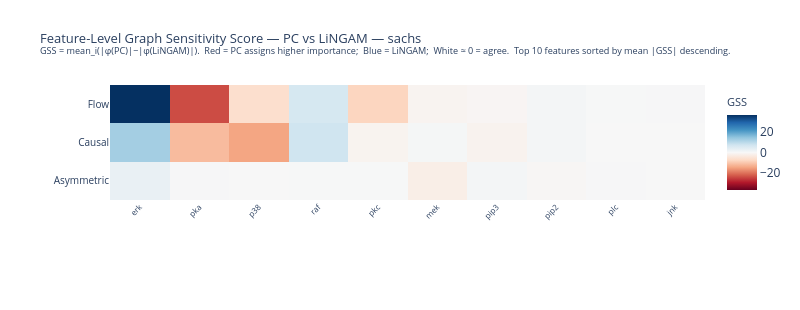
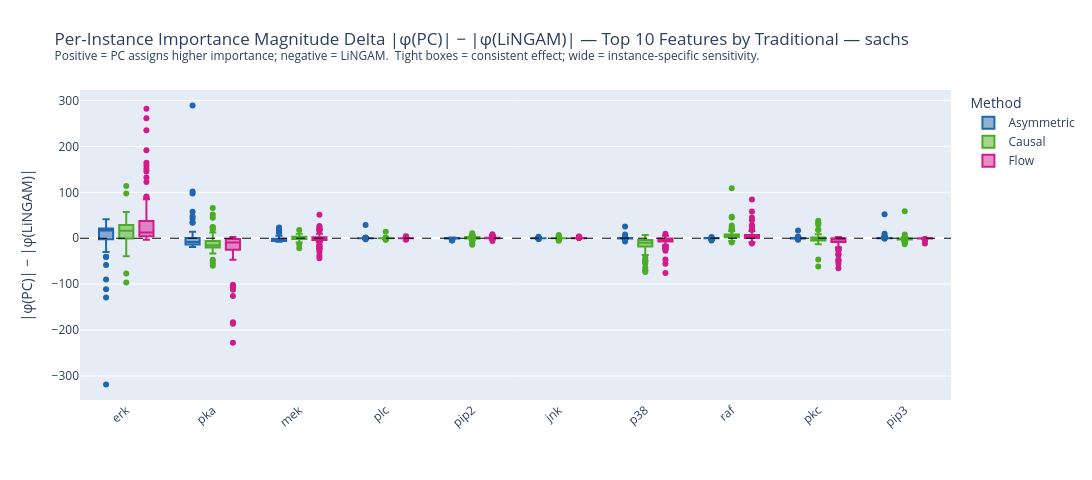

Notebook cell for these charts, in order:
### Markdown cell above
### 9.2. Graph Sensitivity Score (GSS)

$$\text{GSS}(m,f) = \text{mean}_i\bigl(|\varphi^{(m,\text{PC})}_{i,f}| - |\varphi^{(m,\text{LiNGAM})}_{i,f}|\bigr)$$

Signed: **positive** = PC assigns higher importance; **negative** = LiNGAM assigns higher; **≈0** = both agree.

### Code cell
CAUSAL_METHOD_PAIRS = [
    ('Asymmetric', 'Asymmetric (PC)',  'Asymmetric (LiNGAM)'),
    ('Causal',     'Causal (PC)',      'Causal (LiNGAM)'),
    ('Flow',       'Flow (PC)',        'Flow (LiNGAM)'),
]

feat_delta = {}
gss_feat   = {}
for label, pc_key, lingam_key in CAUSAL_METHOD_PAIRS:
    if pc_key not in shap_data or lingam_key not in shap_data:
        continue
    abs_pc             = np.abs(shap_data[pc_key])
    abs_lingam         = np.abs(shap_data[lingam_key])
    feat_delta[label]  = abs_pc - abs_lingam
    gss_feat[label]    = feat_delta[label].mean(axis=0)

for label in BASE_METHODS:
    if label not in gss_feat:
        continue
    g = gss_feat[label]
    print(f'{label}: mean GSS = {np.mean(g):.4f}  min = {np.min(g):.4f}  max = {np.max(g):.4f}')

fig_gss = plot_gss_heatmap(
    gss_feat, feature_names, BASE_METHODS, DATASET,
    save_dir=PLOTS_DIR,
)

fig_delta = plot_gss_delta_box(
    feat_delta, feature_names, scratch_rank, METHOD_COLORS, DATASET, N_TOP_FEATURES,
    save_dir=PLOTS_DIR,
)

### Figure 1 — Plotly figure (JSON) as saved in the notebook; plotly's stock layout.template omitted (floating-point values rounded to 4 significant figures)
{"data": [{"colorbar": {"title": {"font": {"size": 11}, "text": "GSS"}}, "colorscale": [[0, "rgb(103,0,31)"], [0.1, "rgb(178,24,43)"], [0.2, "rgb(214,96,77)"], [0.3, "rgb(244,165,130)"], [0.4, "rgb(253,219,199)"], [0.5, "rgb(247,247,247)"], [0.6, "rgb(209,229,240)"], [0.7, "rgb(146,197,222)"], [0.8, "rgb(67,147,195)"], [0.9, "rgb(33,102,172)"], [1, "rgb(5,48,97)"]], "hovertemplate": "<b>%{y}</b> — %{x}<br>GSS = %{z:.4f}<extra></extra>", "type": "heatmap", "x": ["erk", "pka", "p38", "raf", "pkc", "mek", "pip3", "pip2", "plc", "jnk"], "y": ["Asymmetric", "Causal", "Flow"], "z": [[2.77, 0.2856, 0.08645, 0.1573, 0.1618, -2.384, 0.8083, -0.4153, 0.2606, 0.04333], [12.44, -11.56, -14.41, 7.39, -1.163, 0.6029, -1.309, 0.7596, 0.02897, 0.03544], [36.38, -23.82, -6.205, 6.227, -7.972, -0.99, -0.6512, 0.7866, 0.1041, 0.2816]], "zmax": 36.38, "zmid": 0, "zmin": -36.38}], "layout": {"height": 310, "margin": {"b": 110, "l": 110, "r": 80, "t": 85}, "title": {"font": {"size": 13}, "text": "Feature-Level Graph Sensitivity Score — PC vs LiNGAM — sachs<br><sup>GSS = mean_i(|φ(PC)|−|φ(LiNGAM)|).  Red = PC assigns higher importance;  Blue = LiNGAM;  White ≈ 0 = agree.  Top 10 features sorted by mean |GSS| descending.</sup>"}, "width": 800, "xaxis": {"side": "bottom", "tickangle": -45, "tickfont": {"size": 8}}, "yaxis": {"tickfont": {"size": 10}}}}

### Figure 2 — Plotly figure (JSON) as saved in the notebook; plotly's stock layout.template omitted (floating-point values rounded to 4 significant figures; data arrays with more than 128 entries replaced by an {"elided": "..."} marker saying what was removed)
{"data": [{"alignmentgroup": "True", "boxpoints": "outliers", "hovertemplate": "Method=Asymmetric<br>=%{x}<br>|φ(PC)| − |φ(LiNGAM)|=%{y}<extra></extra>", "legendgroup": "Asymmetric", "marker": {"color": "#2166ac"}, "name": "Asymmetric", "notched": false, "offsetgroup": "Asymmetric", "orientation": "v", "showlegend": true, "type": "box", "x": {"elided": "1000 str values"}, "x0": " ", "xaxis": "x", "y": {"elided": "1000 float values"}, "y0": " ", "yaxis": "y"}, {"alignmentgroup": "True", "boxpoints": "outliers", "hovertemplate": "Method=Causal<br>=%{x}<br>|φ(PC)| − |φ(LiNGAM)|=%{y}<extra></extra>", "legendgroup": "Causal", "marker": {"color": "#4dac26"}, "name": "Causal", "notched": false, "offsetgroup": "Causal", "orientation": "v", "showlegend": true, "type": "box", "x": {"elided": "1000 str values"}, "x0": " ", "xaxis": "x", "y": {"elided": "1000 float values"}, "y0": " ", "yaxis": "y"}, {"alignmentgroup": "True", "boxpoints": "outliers", "hovertemplate": "Method=Flow<br>=%{x}<br>|φ(PC)| − |φ(LiNGAM)|=%{y}<extra></extra>", "legendgroup": "Flow", "marker": {"color": "#d01c8b"}, "name": "Flow", "notched": false, "offsetgroup": "Flow", "orientation": "v", "showlegend": true, "type": "box", "x": {"elided": "1000 str values"}, "x0": " ", "xaxis": "x", "y": {"elided": "1000 float values"}, "y0": " ", "yaxis": "y"}], "layout": {"boxmode": "group", "height": 480, "legend": {"title": {"text": "Method"}, "tracegroupgap": 0}, "margin": {"b": 80, "t": 90}, "shapes": [{"line": {"color": "black", "dash": "dash", "width": 1}, "type": "line", "x0": 0, "x1": 1, "xref": "x domain", "y0": 0, "y1": 0, "yref": "y"}], "title": {"text": "Per-Instance Importance Magnitude Delta |φ(PC)| − |φ(LiNGAM)| — Top 10 Features by Traditional — sachs<br><sup>Positive = PC assigns higher importance; negative = LiNGAM.  Tight boxes = consistent effect; wide = instance-specific sensitivity.</sup>"}, "width": 1300, "xaxis": {"anchor": "y", "domain": [0, 1], "tickangle": -40, "title": {"text": ""}}, "yaxis": {"anchor": "x", "domain": [0, 1], "title": {"text": "|φ(PC)| − |φ(LiNGAM)|"}}}}
